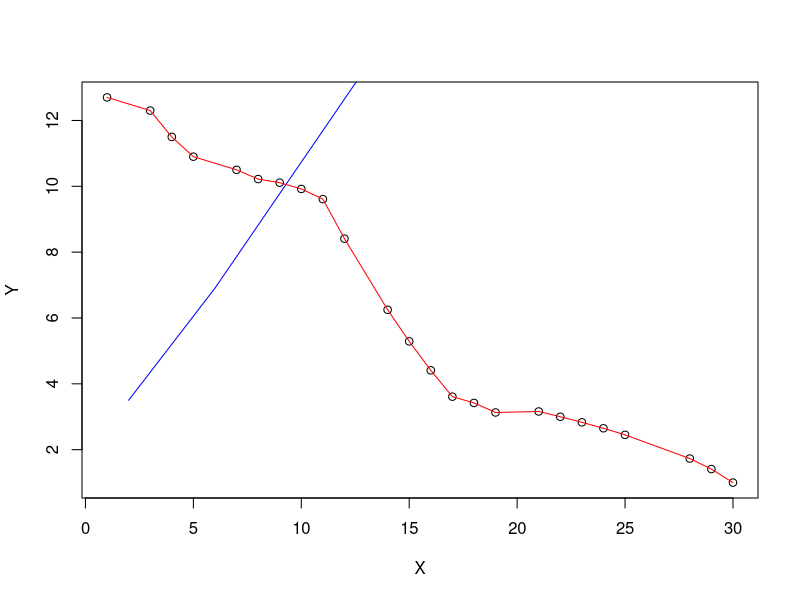

R code for this plot: (Note: this script raises an error after producing the figure.)
data=read.csv("svm.csv", header = T)
head(data)
dt = sort(sample(nrow(data),nrow(data)*.8))
train = data[dt,]
test = data[-dt,]
plot(train)
library(e1071)
fit<-svm(train$Y,train$X)

pred<-predict(fit,test$Y)
points(test$X,pred,col="blue",pch=2,type="l")
points(train$X,train$Y,col="red",pch=1,type="l")
xtab<-table(pred,test$Y)
library(caret)
confusionMatrix(xtab)
